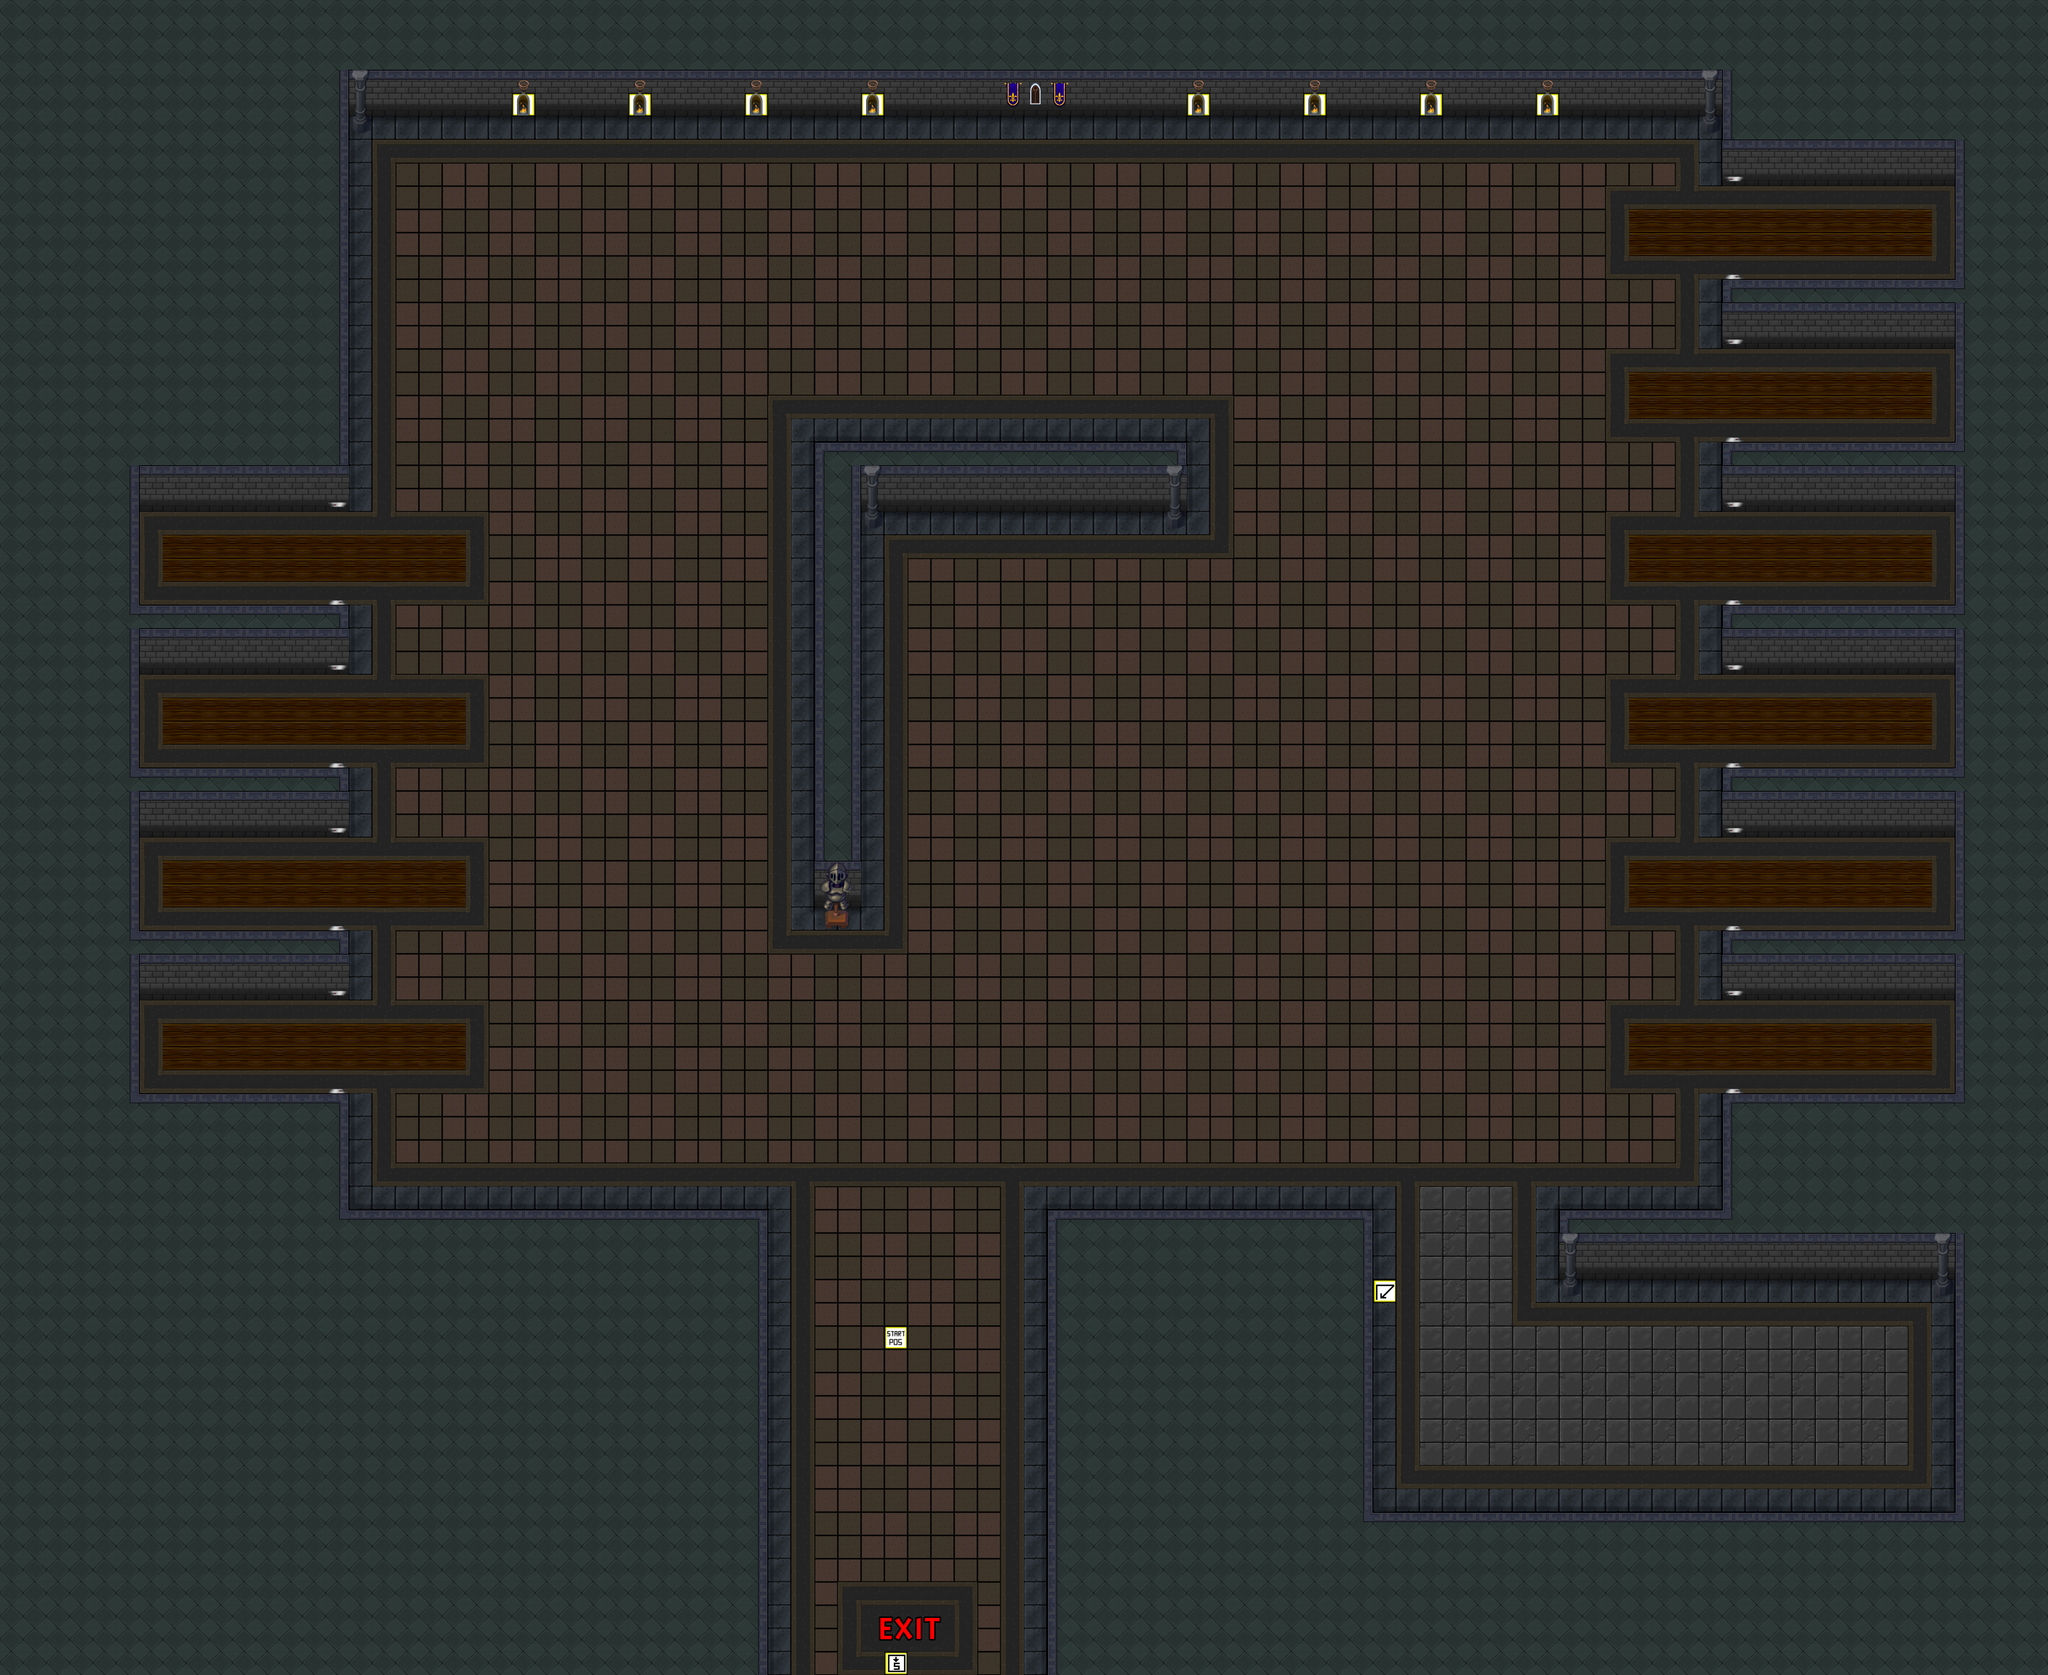

This is a level from a 2D game, rendered from its Tiled map with the project's own tilesets. A one-line summary and the map file follow, with tile-layer data summarised:
An orthogonal 88x72 tile map with 64x64 px tiles, 3 tile layers (game tiles, extra game tiles, marker tiles), 2 tilesets and 32 objects (22x Collision, 10x Laser).

<map version="1.2" tiledversion="1.3.4" orientation="orthogonal" renderorder="left-up" compressionlevel="0" width="88" height="72" tilewidth="64" tileheight="64" infinite="0" nextlayerid="61" nextobjectid="891">
 <tileset firstgid="1" name="marker_tiles" tilewidth="64" tileheight="64" tilecount="100" columns="10">
  <image source="marker_tiles.png" width="640" height="640" />
 </tileset>
 <tileset firstgid="101" name="tileset2" tilewidth="64" tileheight="64" tilecount="616" columns="22">
  <image source="tileset2.png" width="1408" height="1792" />
 </tileset>
 <layer id="56" name="game tiles" width="88" height="72">
  <data>[6336 cells, 6336 non-empty, 50 distinct tile ids]</data>
 </layer>
 <layer id="57" name="extra game tiles" width="88" height="72">
  <data>[6336 cells, 326 non-empty, 19 distinct tile ids]</data>
 </layer>
 <layer id="58" name="marker tiles" width="88" height="72">
  <data>[6336 cells, 11 non-empty, 4 distinct tile ids]</data>
 </layer>
 <objectgroup color="#ffaa00" id="42" name="collision" visible="0">
  <object id="833" name="Wall" type="Collision" x="0" y="3008" width="960" height="320" />
  <object id="834" name="Wall" type="Collision" x="0" y="3328" width="2112" height="1280" />
  <object id="835" name="Wall" type="Collision" x="5376" y="3520" width="256" height="640" />
  <object id="837" name="Wall" type="Collision" x="5376" y="512" width="256" height="2496" />
  <object id="839" name="Wall" type="Collision" x="960" y="0" width="3776" height="320" />
  <object id="840" name="Wall" type="Collision" x="0" y="0" width="960" height="1408" />
  <object id="847" name="Wall" type="Collision" x="2880" y="3328" width="896" height="1280" />
  <object id="850" name="Wall" type="Collision" x="4736" y="0" width="896" height="512" />
  <object id="853" name="Wall" type="Collision" x="4736" y="3008" width="896" height="512" />
  <object id="856" name="Wall" type="Collision" x="4288" y="3328" width="448" height="192" />
  <object id="857" name="Wall" type="Collision" x="4736" y="768" width="640" height="192" />
  <object id="860" name="Wall" type="Collision" x="3776" y="4160" width="1856" height="448" />
  <object id="867" name="Laser" gid="6" x="4736" y="768" width="64" height="64">
   <properties>
    <property name="direction" value="vertical" />
    <property name="height" type="int" value="4" />
    <property name="width" type="int" value="1" />
   </properties>
  </object>
  <object id="868" name="Laser" gid="6" x="4736" y="1216" width="64" height="64">
   <properties>
    <property name="direction" value="vertical" />
    <property name="height" type="int" value="4" />
    <property name="width" type="int" value="1" />
   </properties>
  </object>
  <object id="869" name="Laser" gid="6" x="4736" y="1664" width="64" height="64">
   <properties>
    <property name="direction" value="vertical" />
    <property name="height" type="int" value="4" />
    <property name="width" type="int" value="1" />
   </properties>
  </object>
  <object id="870" name="Laser" gid="6" x="4736" y="2112" width="64" height="64">
   <properties>
    <property name="direction" value="vertical" />
    <property name="height" type="int" value="4" />
    <property name="width" type="int" value="1" />
   </properties>
  </object>
  <object id="871" name="Laser" gid="6" x="4736" y="2560" width="64" height="64">
   <properties>
    <property name="direction" value="vertical" />
    <property name="height" type="int" value="4" />
    <property name="width" type="int" value="1" />
   </properties>
  </object>
  <object id="872" name="Laser" gid="6" x="4736" y="3008" width="64" height="64">
   <properties>
    <property name="direction" value="vertical" />
    <property name="height" type="int" value="4" />
    <property name="width" type="int" value="1" />
   </properties>
  </object>
  <object id="873" name="Wall" type="Collision" x="4736" y="1216" width="640" height="192" />
  <object id="874" name="Wall" type="Collision" x="4736" y="1664" width="640" height="192" />
  <object id="875" name="Wall" type="Collision" x="4736" y="2112" width="640" height="192" />
  <object id="876" name="Wall" type="Collision" x="4736" y="2560" width="640" height="192" />
  <object id="877" name="Wall" type="Collision" x="2240" y="1216" width="1024" height="192" />
  <object id="878" name="Wall" type="Collision" x="2240" y="1408" width="128" height="1088" />
  <object id="883" name="Wall" type="Collision" x="0" y="1408" width="384" height="1600" />
  <object id="884" name="Wall" type="Collision" x="384" y="1664" width="576" height="192" />
  <object id="885" name="Wall" type="Collision" x="384" y="2112" width="576" height="192" />
  <object id="886" name="Wall" type="Collision" x="384" y="2560" width="576" height="192" />
  <object id="887" name="Laser" gid="6" x="896" y="3008" width="64" height="64">
   <properties>
    <property name="direction" value="vertical" />
    <property name="height" type="int" value="4" />
    <property name="width" type="int" value="1" />
   </properties>
  </object>
  <object id="888" name="Laser" gid="6" x="896" y="2560" width="64" height="64">
   <properties>
    <property name="direction" value="vertical" />
    <property name="height" type="int" value="4" />
    <property name="width" type="int" value="1" />
   </properties>
  </object>
  <object id="889" name="Laser" gid="6" x="896" y="2112" width="64" height="64">
   <properties>
    <property name="direction" value="vertical" />
    <property name="height" type="int" value="4" />
    <property name="width" type="int" value="1" />
   </properties>
  </object>
  <object id="890" name="Laser" gid="6" x="896" y="1664" width="64" height="64">
   <properties>
    <property name="direction" value="vertical" />
    <property name="height" type="int" value="4" />
    <property name="width" type="int" value="1" />
   </properties>
  </object>
 </objectgroup>
</map>
